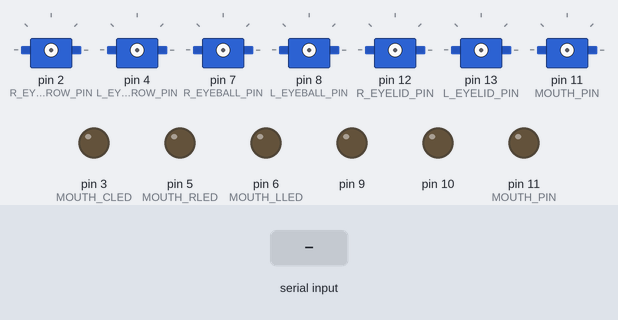
A sketch run on a simulated Arduino Uno, built with avr-gcc and run on an emulated ATmega328P. Shown: 7 × servo, output pins drawn as LEDs (lit = HIGH). The test bench sets the inputs (shaded band). What the sketch prints to the serial monitor is not drawn.

Above: at 1.2 s.
1.3 s: "a90\n" received over Serial
2.8 s: "d90\n" received over Serial
At 3.1 s:
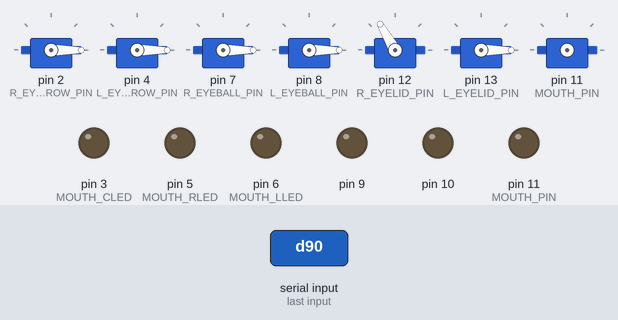
4.3 s: "t90\n" received over Serial
At 4.45 s:
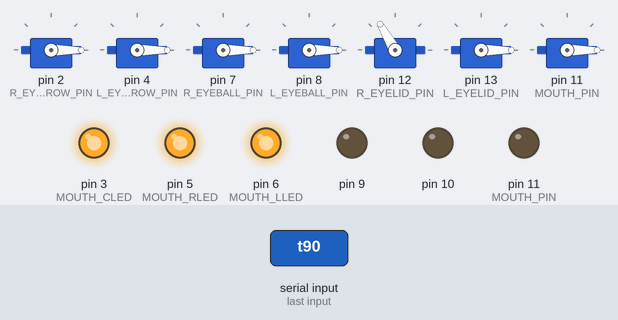
At 5.7 s:
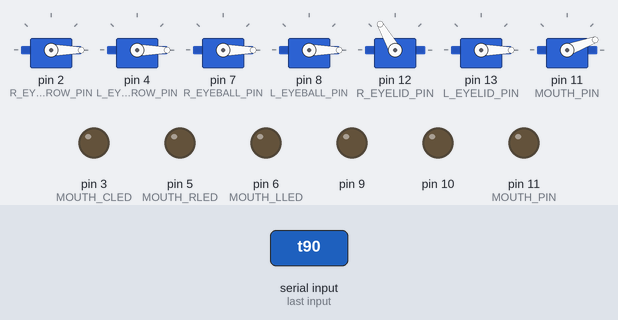
Timing chart, 0 to 7.3 s (numbered marks = the images above; inputs shaded):
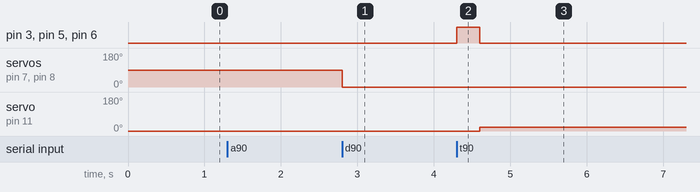

Measured:
- after the input at 2.8 s, servo on pin 7 (R_EYEBALL_PIN), servo on pin 8 (L_EYEBALL_PIN): 90° → 0° at once
- after the input at 4.3 s, pin 3 (MOUTH_CLED), pin 5 (MOUTH_RLED), pin 6 (MOUTH_LLED): LOW → HIGH at once, → LOW 0.30 s later; servo on pin 11 (MOUTH_PIN): 0° → 20° after 0.30 s

The sketch:

talkBot.ino
```cpp
#include <Servo.h>
Servo rightEyebrow;
Servo leftEyebrow;
Servo rightEye;
Servo rightEyelid;
Servo leftEye;
Servo leftEyelid;
Servo mouth;
#define R_EYEBROW_PIN 2
#define L_EYEBROW_PIN 4
#define R_EYEBALL_PIN 7
#define L_EYEBALL_PIN 8
#define R_EYELID_PIN 12
#define L_EYELID_PIN 13
#define MOUTH_PIN 11
#define MOUTH_CLED 3
#define MOUTH_RLED 5
#define MOUTH_LLED 6
#define EYEBROW_MIN 0
#define EYEBROW_MAX 70
#define EYEBALL_MIN 0
#define EYEBALL_MAX 100
#define EYELID_MIN 0
#define EYELID_MAX 120
#define MOUTH_MIN 0
#define MOUTH_MAX 20

int incomingByte;
int posX,posY,d;
int v=0;

void setup()
{
  Serial.begin(9600);
  //Serial.begin(19200); // Serial communication with Visual Studio
  Serial.println("Ready");
  pinMode(1, INPUT);
  for (int i=2; i<=13; i++){
    pinMode(i, OUTPUT);
  }
}

void loop()
{
  if (Serial.available()) // check if data has been sent from the computer:
  {
    incomingByte = Serial.read();
    // Expecting a string with the format <<number>>'x'<<number>>'y'<<number>>'d'
    // coding x-coordinate, y-coordinate and distance to camera
    switch(incomingByte){
    case 'a':
      attachAll();
      break;
    case '0'...'9':         // receive value
      v=v*10 + incomingByte - '0';
      //Serial.println(v);
      break;
    case 'x':               // receive X coordinate
      posX=v;
      v=0;
      break;
    case 'y':               // receive Y coordinate
      posY=v;
      v=0;
      break;
    case 'd':               // receive distance
      d=v;
      v=0;
      // 'd' is the end of the message string, call moveEyes
      moveEyes();
      break;
    case 't':               // there's sound coming out of speaker
      Talk();
      break;
    case 'k':
      detachAll();
      break;
    }
  }
}

void moveEyes(){
  //Flush serial port
  Serial.flush();
  // keep eyeball coordinates in range
  int eyeballX = constrain(posX, EYEBALL_MIN, EYEBALL_MAX);
  int eyebrowX = constrain(posX, EYEBROW_MIN, EYEBROW_MAX);
  int eyelidY = constrain(posY, EYELID_MIN, EYELID_MAX);

  if (d < 1200){
    //increase elevation angle when getting closer to face
    int closeEyelidY = eyelidY + (1200-d);
    closeEyelidY = constrain(eyelidY, EYELID_MIN, EYELID_MAX);
    // cross eye when too close to face
    if (eyeballX > 50 && eyeballX < 70){
      leftEye.write(eyeballX-20);
      rightEye.write(eyeballX+20);
      if(posY<50){
        leftEyebrow.write(eyebrowX);
        rightEyebrow.write(EYEBROW_MAX-eyebrowX);
      }
      else{
        leftEyebrow.write(EYEBROW_MAX-eyebrowX);
        rightEyebrow.write(eyebrowX);
      }
    }
    else{
      leftEye.write(eyeballX);
      rightEye.write(eyeballX);
      leftEyebrow.write(eyebrowX);
      rightEyebrow.write(eyebrowX);
    }
  }
  else {
    leftEye.write(eyeballX);
    rightEye.write(eyeballX);
    if (eyeballX > 50 && eyeballX < 70){
      // int eyebrowY = map(posY, 40, 120, EYEBROW_MIN, EYEBROW_MAX);
      if(posY<50){
        leftEyebrow.write(eyebrowX);
        rightEyebrow.write(EYEBROW_MAX-eyebrowX);
      }
      else{
        leftEyebrow.write(EYEBROW_MAX-eyebrowX);
        rightEyebrow.write(eyebrowX);
      }
    }
    else{
      leftEyebrow.write(eyebrowX);
      rightEyebrow.write(eyebrowX);
    }
  }
  leftEyelid.write(posY);
  rightEyelid.write(EYELID_MAX-posY);
  // delay(300);
}

void Talk(){
  Serial.flush();
  // open mouth
  mouth.attach(MOUTH_PIN);
  mouth.write(MOUTH_MIN);
  digitalWrite(MOUTH_CLED, HIGH);
  digitalWrite(MOUTH_LLED, HIGH);
  digitalWrite(MOUTH_RLED, HIGH);
  delay(300);
  //close mouth
  mouth.write(MOUTH_MAX);
  digitalWrite(MOUTH_CLED, LOW);
  digitalWrite(MOUTH_LLED, LOW);
  digitalWrite(MOUTH_RLED, LOW);
  delay(300);
  mouth.detach();
}

void attachAll(){
  rightEyebrow.attach(R_EYEBROW_PIN);
  leftEyebrow.attach(L_EYEBROW_PIN);
  rightEye.attach(R_EYEBALL_PIN);
  leftEye.attach(L_EYEBALL_PIN);
  rightEyelid.attach(R_EYELID_PIN);
  leftEyelid.attach(L_EYELID_PIN);
  rightEyelid.write(EYELID_MAX);
  leftEyelid.write(EYELID_MIN);
  rightEyebrow.write(EYEBROW_MIN);
  leftEyebrow.write(EYEBROW_MIN);
}
void detachAll(){
  rightEyebrow.detach();
  leftEyebrow.detach();
  rightEye.detach();
  leftEye.detach();
  rightEyelid.detach();
  leftEyelid.detach();
  mouth.detach();
}
```
